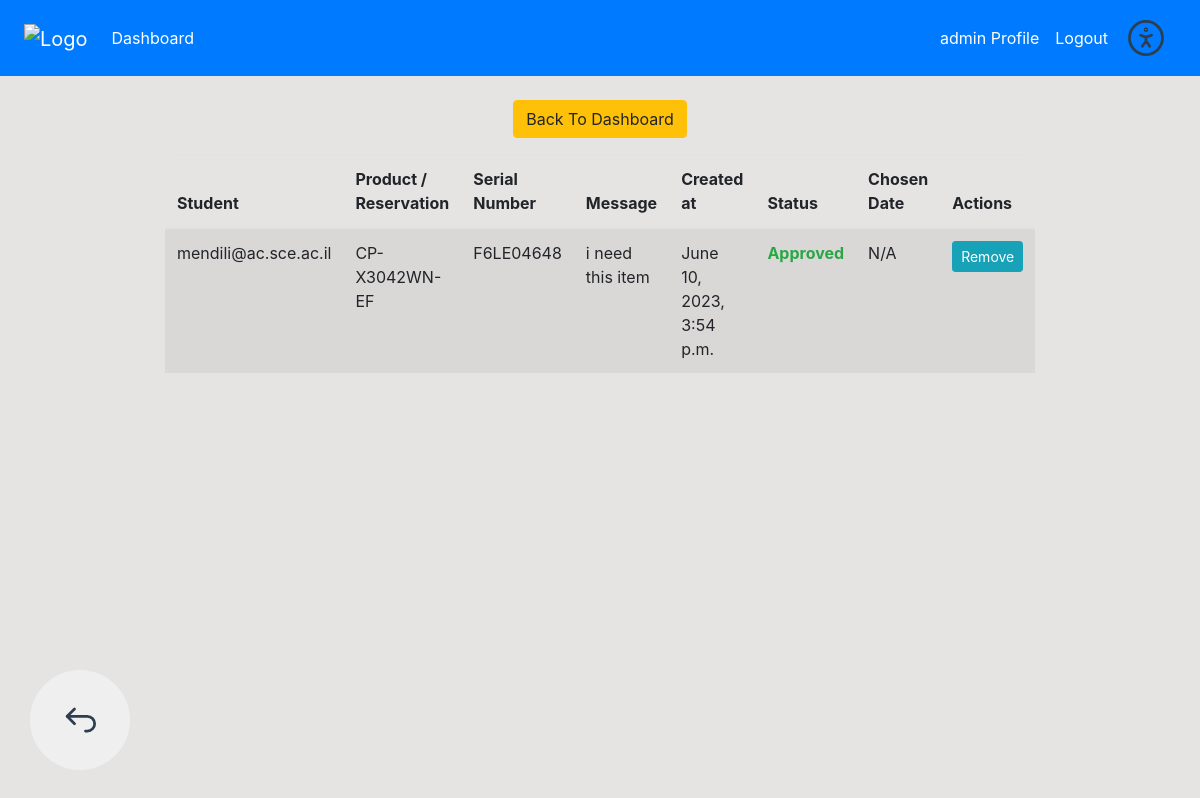
The page /view_request/ (signed in) on the database as committed earlier.
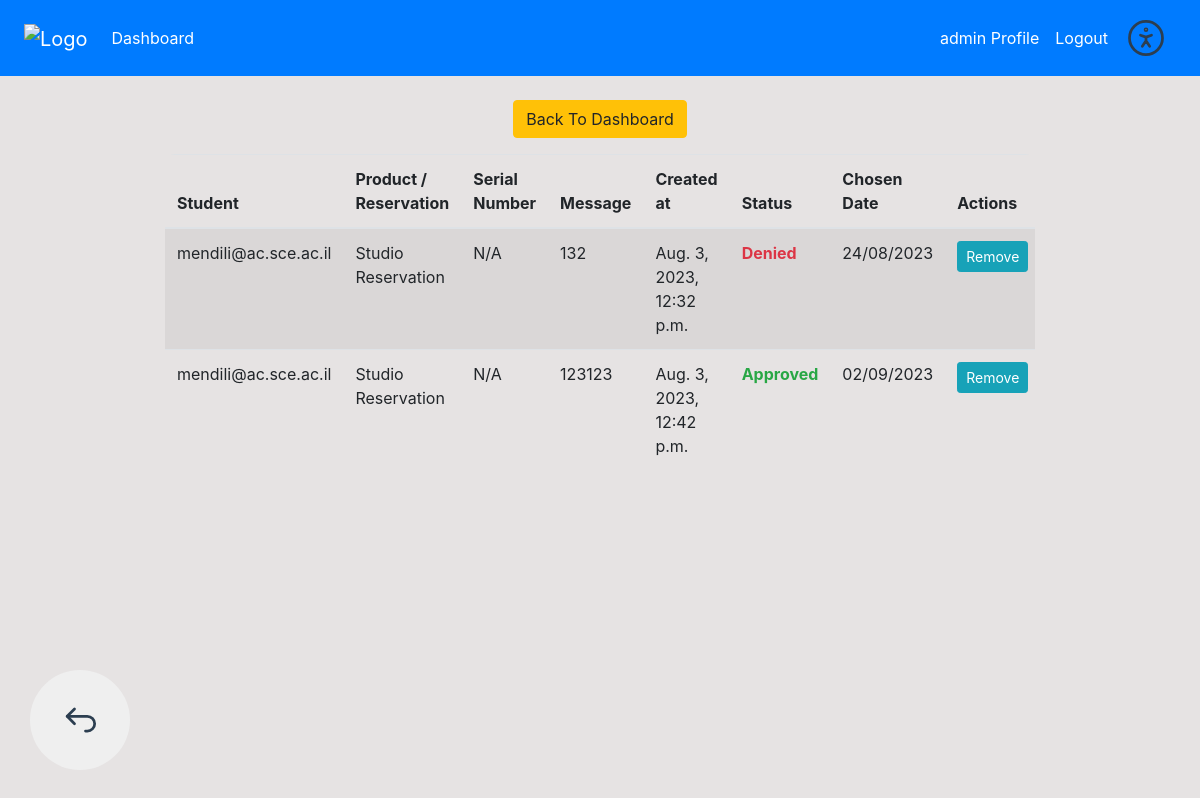
The same page on the database as committed later.
### dashboard/models.py (models this page shows, shortened)
class Message(models.Model):
    customer = models.ForeignKey(User, on_delete=models.CASCADE)
    product = models.ForeignKey(Product, on_delete=models.CASCADE)
    message = models.TextField()
    created_at = models.DateTimeField(auto_now_add=True)
    status = models.CharField(max_length=10, choices=(('Pending', 'Pending'), ('Approved', 'Approved'), ('Denied', 'Denied'),('Finished', 'Finished')), default='Pending')
    is_visible_to_manager = models.BooleanField(default=True)
    is_visible_to_student = models.BooleanField(default=True)

class Product(models.Model):
    name = models.CharField(max_length=100,null=True)
    sn = models.CharField(max_length=20, null=True, verbose_name='Serial Number')
    category = models.CharField(max_length=100,choices=CATEGORY,null=True)
    quantity = models.PositiveIntegerField(null=True)

class Reservation(models.Model):
    customer = models.ForeignKey(User, on_delete=models.CASCADE)
    date = models.DateField()
    message = models.TextField()
    created_at = models.DateTimeField(auto_now_add=True)
    status = models.CharField(max_length=10, choices=(('Pending', 'Pending'), ('Approved', 'Approved'), ('Denied', 'Denied'),('Finished', 'Finished')), default='Pending')
    is_visible_to_manager = models.BooleanField(default=True)
    is_visible_to_student = models.BooleanField(default=True)

### dashboard/views.py (the view)
    @login_required(login_url='user_login')
    @user_passes_test(lambda u: u.is_staff, login_url='user_login')
    def wrapper(request, *args, **kwargs):
        return view_func(request, *args, **kwargs)

### dashboard/context_processors.py (called while the page is built)
def message_count(request):
    from .models import Message, Reservation
    messages = Message.objects.filter(status='Pending').count()
    reservations = Reservation.objects.filter(status='Pending').count()
    return {'message_count': messages, 'reservation_count': reservations}

### dashboard/views.py (called while the page is built)
def staff_required(view_func):
    @login_required(login_url='user_login')
    @user_passes_test(lambda u: u.is_staff, login_url='user_login')
    def wrapper(request, *args, **kwargs):
        return view_func(request, *args, **kwargs)
    return wrapper

@staff_required
def view_request(request):
    if not request.user.is_staff:
        raise PermissionDenied
    messages = Message.objects.all()
    reservations = Reservation.objects.all()
    return render(request, 'dashboard/view_request.html', {'messages': messages, 'reservations': reservations})

### templates/dashboard/view_request.html (shortened to what this page needs)
{% extends 'partials/base.html' %}
{% load crispy_forms_tags %}
{% block content %}
<div class="col-md-9 my-4 mx-auto">
    <div class="d-flex justify-content-center mb-3">
      <form method="POST">
        <a class="btn btn-warning" href="{% url 'dashboard-index' %}">Back To Dashboard</a>
      </form>
    </div>
  <div class="table-responsive">
    {% if messages or reservations %}
    <table class="table table-striped">
      <thead>
        <tr>
          <th>Student</th>
          <th>Product / Reservation</th>
          <th>Serial Number</th>
          <th>Message</th>
          <th>Created at</th>
          <th>Status</th>
          <th>Chosen Date</th>
          <th>Actions</th>
        </tr>
      </thead>
      <tbody>
        {% for message in messages %}
          {% if message.is_visible_to_manager %}
            <tr>
              <td>{{ message.customer.username }}</td>
              <td>{{ message.product.name }}</td>
              <td>{{ message.product.sn }}</td>
              <td style="word-break: break-word;">{{ message.message }}</td>
              <td>{{ message.created_at }}</td>
              <td>
                <span class="
                {% if message.status == 'Approved' %}text-success font-weight-bold
                {% elif message.status == 'Denied' %}text-danger font-weight-bold
                {% elif message.status == 'Pending' %}text font-weight-bold
                {% endif %}">
                {{ message.status }}
                </span>
              </td>
              <td>N/A</td>
              <td>
                {% if message.status == 'Pending' %}
                  <form method="post" action="{% url 'approve_request' message.id %}" style="display: inline;">
                    {% csrf_token %}
                    <button type="submit" class="btn btn-success btn-sm">Approve</button>
                  </form>
                  <form method="post" action="{% url 'deny_request' message.id %}" style="display: inline;">
                    {% csrf_token %}
                    <button type="submit" class="btn btn-danger btn-sm">Deny</button>
                  </form>
                {% elif message.status == 'Approved' or message.status == 'Denied' %}
                  <form method="post" action="{% url 'remove_request' message.id %}" style="display: inline;">
                    <button type="submit" class="btn btn-info btn-sm">Remove</button>
                  </form>
                {% endif %}
              </td>
            </tr>
          {% endif %}
        {% endfor %}
        {% for reservation in reservations %}
          {% if reservation.is_visible_to_manager %}
            <tr>
              <td>{{ reservation.customer.username }}</td>
              <td>Studio Reservation</td>
              <td>N/A</td>
              <td style="word-break: break-word;">{{ reservation.message }}</td>
              <td>{{ reservation.created_at }}</td>
              <td>
                <span class="
                  {% if reservation.status == 'Approved' %}text-success font-weight-bold
                  {% elif reservation.status == 'Denied' %}text-danger font-weight-bold
                  {% elif reservation.status == 'Pending' %}text font-weight-bold
                  {% endif %}">
                  {{ reservation.status }}
                </span>
              </td>
              <td>{{ reservation.date|date:"d/m/Y" }}</td>
              <td>
                {% if reservation.status == 'Pending' %}
                  <form method="post" action="{% url 'approve_reservation' reservation.id %}" style="display: inline;">
                    {% csrf_token %}
                    <button type="submit" class="btn btn-success btn-sm">Approve</button>
                  </form>
                  <form method="post" action="{% url 'deny_reservation' reservation.id %}" style="display: inline;">
                    {% csrf_token %}
                    <button type="submit" class="btn btn-danger btn-sm">Deny</button>
                  </form>
                {% elif reservation.status == 'Approved' or reservation.status == 'Denied' %}
                  <form method="post" action="{% url 'remove_reservation' reservation.id %}" style="display: inline;">
                    <button type="submit" class="btn btn-info btn-sm">Remove</button>
                  </form>
                {% endif %}
              </td>
            </tr>
            {% endif %}
        {% endfor %}
      </tbody>
    </table>
  </div>
</div>
{% else %}
<h2>No new messages or reservations.</h2>
{% endif %}
{% endblock %}

### templates/partials/base.html (shortened to what this page needs)
{%load static%}
<!DOCTYPE html>
<html lang="en">
  <head>
    <link
      rel="stylesheet"
      href="https://cdn.jsdelivr.net/npm/bootstrap@4.6.0/dist/css/bootstrap.min.css"
    />
    <link
      rel="stylesheet"
      href="https://use.fontawesome.com/releases/v5.15.2/css/all.css"
    />
    <link rel="stylesheet" href="{% static './style.css' %}" />
  </head>
  <body>
    {%include 'partials/nav.html'%} {%block content%} {%endblock%}
  </body>
</html>

### templates/partials/nav.html (shortened to what this page needs)
<nav class="navbar navbar-expand-lg navbar-info bg-primary">
    {% if user.is_authenticated %}
    <div class="pl-2 pr-2 d-flex justify-content-between align-items-center w-100">
        <a class="navbar-brand text-white" href="{%url 'dashboard-index'%}"><img src="https://upload.wikimedia.org/wikipedia/he/4/44/SCE_logo.png?20150810090700" alt="Logo" width="100px" /></a>
        <div class="collapse navbar-collapse " id="navbarSupportedContent">
            <ul class="navbar-nav mr-auto">
                <li class="nav-item active">
                    <a class="nav-link text-white" href="{% url 'dashboard-index' %}">Dashboard </a>
                </li>
            </ul>
            <ul class="navbar-nav ml-auto d-flex align-items-center">
                <li class="nav-item active">
                    <a class="nav-link text-white" href="{% url 'user_profile' %}">{{ user.username }} Profile
                        <span class="sr-only">(current)</span></a>
                </li>
                <li class="nav-item">
                    <a class="nav-link text-white" href="{% url 'user_logout' %}">Logout</a>
                </li>
                <li class="nav-item">
                    <button type="button" class="nav-link text-white accss" onclick="openAssistance()"></button>
                </li>
            </ul>
            </div>
            {% endif %}
        </div>
</nav>
<div class="backBtn">
    <button onclick="backFunction()"></button>
</div>

### static/style.css (style rules this page uses)
body { background: rgb(230, 227, 227); }

### templates/partials/base.html (style rules this page uses)
div { border-radius: 10px; }
a { transition: transform 0.1s ease-in-out; }
.accss { background-color: transparent !important; border: 0; outline: 0; }
.backBtn { position: fixed; bottom: 30px; left: 30px; }
.backBtn button { width: 100px; height: 100px; border-radius: 100px; outline: 0; border: 0; }

Rows that differ between the two databases and show on the page:
no longer on this page (row edited): Message: customer.username "mendili@ac.sce.ac.il", product.name "CP-X3042WN-EF", product.sn "F6LE04648", message "i need this item", created_at "June 10, 2023, 3:54 p.m.", status "Approved", shows "Remove"
added Reservation: customer.username "mendili@ac.sce.ac.il", message "132", created_at "Aug. 3, 2023, 12:32 p.m.", status "Denied", date "24/08/2023", shows "Remove"
added Reservation: customer.username "mendili@ac.sce.ac.il", message "123123", created_at "Aug. 3, 2023, 12:42 p.m.", status "Approved", date "02/09/2023", shows "Remove"
